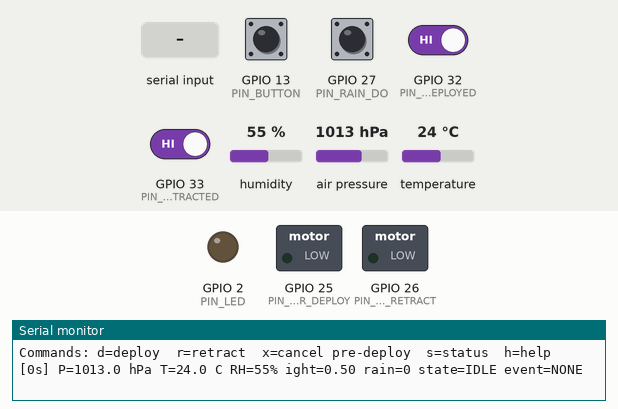
Simulated run of this sketch. Board: ESP32. Shown: switched loads named in the sketch (green lamp = pin HIGH), output pins drawn as LEDs (lit = HIGH), the last lines printed to the serial monitor. Inputs (shaded band) come from the test bench; at power-on: GPIO 13 (PIN_BUTTON), GPIO 27 (PIN_RAIN_DO), GPIO 32 (PIN_LIMIT_DEPLOYED), GPIO 33 (PIN_LIMIT_RETRACTED) HIGH, humidity 55 %, air pressure 1013 hPa, temperature 24 °C. Storage starts empty.

Above: at 1.2 s.
1.3 s: GPIO 13 (PIN_BUTTON) pulled LOW for 0.15 s
At 1.8 s:
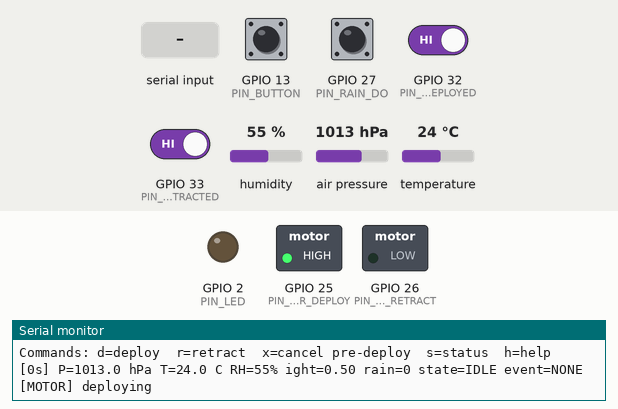
2.9 s: "r" received over Serial
At 3.9 s:
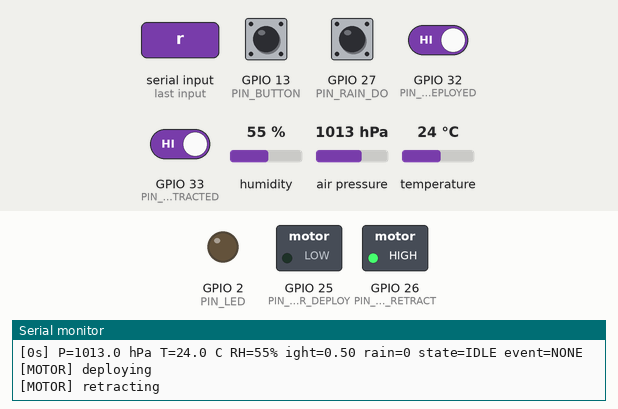
4.4 s: "d" received over Serial
At 5.1 s:
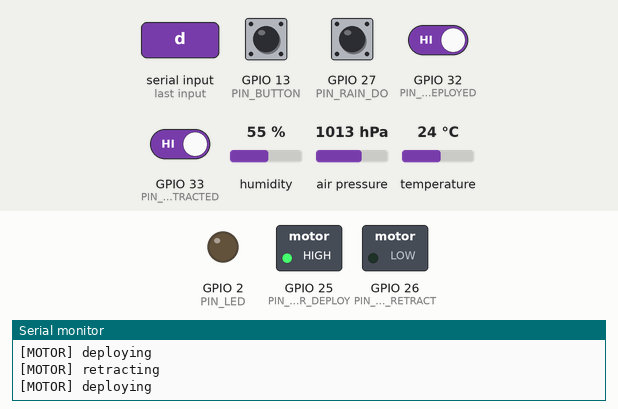
5.9 s: GPIO 32 (PIN_LIMIT_DEPLOYED) driven LOW
At 6.8 s:
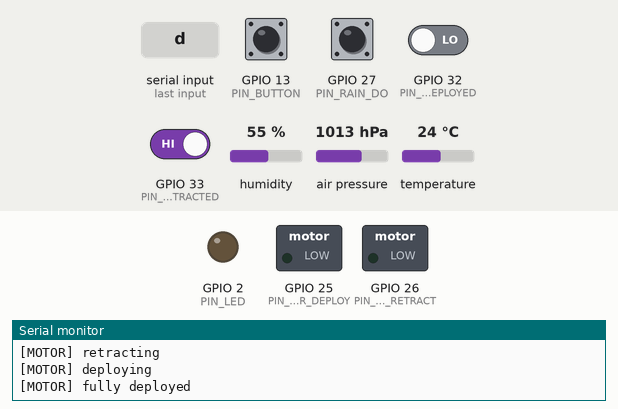
7.4 s: GPIO 13 (PIN_BUTTON) pulled LOW for 1 s
At 8.8 s:
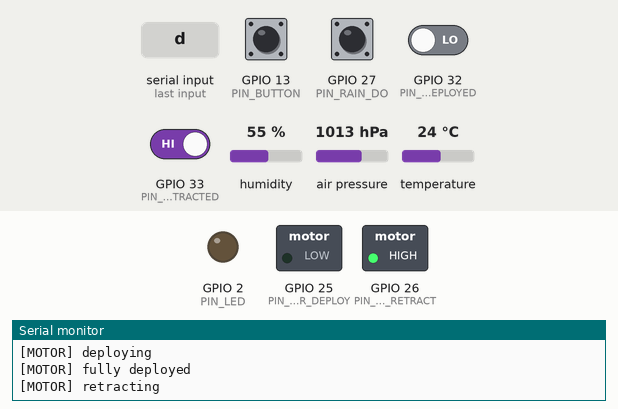
9.9 s: GPIO 33 (PIN_LIMIT_RETRACTED) driven LOW
At 11.0 s:
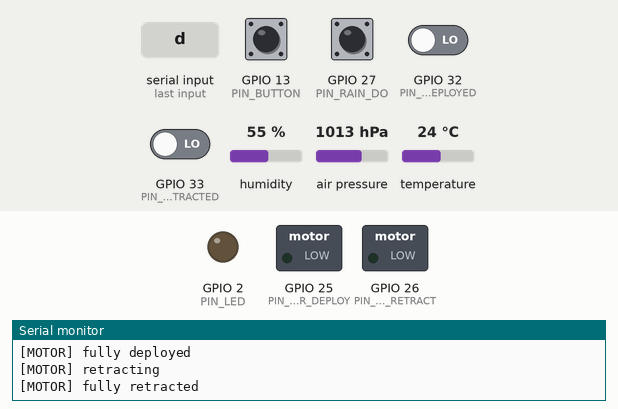
Timing chart, 0 to 12.4 s (numbered marks = the images above; inputs shaded):
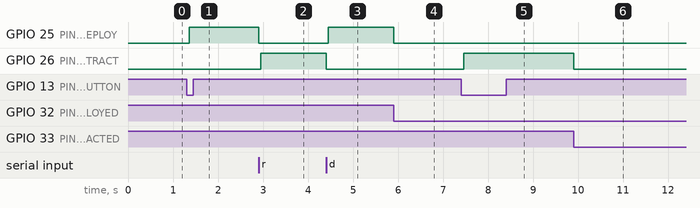

Measured:
- after the input at 1.3 s, GPIO 25 (PIN_MOTOR_DEPLOY): LOW → HIGH after 0.06 s
- after the input at 2.9 s, GPIO 25 (PIN_MOTOR_DEPLOY): HIGH → LOW at once; GPIO 26 (PIN_MOTOR_RETRACT): LOW → HIGH after 0.05 s
- after the input at 4.4 s, GPIO 25 (PIN_MOTOR_DEPLOY): LOW → HIGH after 0.05 s; GPIO 26 (PIN_MOTOR_RETRACT): HIGH → LOW at once
- after the input at 5.9 s, GPIO 25 (PIN_MOTOR_DEPLOY): HIGH → LOW at once
- after the input at 7.4 s, GPIO 26 (PIN_MOTOR_RETRACT): LOW → HIGH after 0.06 s
- after the input at 9.9 s, GPIO 26 (PIN_MOTOR_RETRACT): HIGH → LOW at once

The sketch:

autoshield.ino
```cpp
/*
 * AutoShield -- reference firmware (ESP32, Arduino framework)
 *
 * Implements the offline-first control loop described in the AutoShield paper:
 * 60 s sensor evaluation -> three-stage trigger logic -> limit-switch-guarded
 * motor control -> SPIFFS data logging.
 *
 * NOT included: Bluetooth/WiFi mobile app, WhatsApp (CallMeBot) alerts,
 * OpenWeatherMap integration. notifyFarmer() is the hook for those.
 * Manual control is available over Serial (115200 baud): see printHelp().
 *
 * Libraries: "DHT sensor library" + "Adafruit Unified Sensor" + "Adafruit BMP280 Library".
 * This is a reference implementation: test on the bench with the motor
 * disconnected before connecting a real canopy. Read SAFETY.md first.
 */
#include <Arduino.h>
#include <Wire.h>
#include <SPIFFS.h>
#include <DHT.h>
#include <Adafruit_BMP280.h>
#include "config.h"
#include "trigger_logic.h"

using namespace autoshield;

DHT dht(PIN_DHT, DHT22);
Adafruit_BMP280 bmp;
TriggerLogic logic;

enum class Canopy : uint8_t { Unknown, Retracted, Deployed, Moving };
enum class Motor : uint8_t { Stopped, Deploying, Retracting };

Canopy canopy = Canopy::Unknown;
Motor motor = Motor::Stopped;
uint32_t motorStartedMs = 0;
uint32_t lastEvalMs = 0;
bool bmpOk = false;

// ---------------------------------------------------------------- helpers
const char* eventName(Event e) {
  switch (e) {
    case Event::AlertRaised:     return "ALERT_RAISED";
    case Event::AlertCleared:    return "ALERT_CLEARED";
    case Event::PreDeployNotify: return "PRE_DEPLOY_NOTIFY";
    case Event::Deploy:          return "DEPLOY";
    default:                     return "NONE";
  }
}

const char* stateName(State s) {
  switch (s) {
    case State::Alert:     return "ALERT";
    case State::PreDeploy: return "PRE_DEPLOY";
    case State::Deployed:  return "DEPLOYED";
    default:               return "IDLE";
  }
}

// Hook for BLE / WiFi / WhatsApp (CallMeBot) alerts. Currently prints to Serial.
void notifyFarmer(const char* msg) {
  Serial.printf("[NOTIFY] %s\n", msg);
}

bool limitDeployed()  { return digitalRead(PIN_LIMIT_DEPLOYED)  == LOW; }
bool limitRetracted() { return digitalRead(PIN_LIMIT_RETRACTED) == LOW; }

void logLine(const Reading& r, Event e) {
  File f = SPIFFS.open(LOG_PATH, FILE_APPEND);
  if (!f) return;
  if (f.size() > LOG_MAX_BYTES) {
    f.close();
    SPIFFS.remove(LOG_OLD_PATH);
    SPIFFS.rename(LOG_PATH, LOG_OLD_PATH);
    f = SPIFFS.open(LOG_PATH, FILE_APPEND);
    if (!f) return;
  }
  f.printf("%lu,%.2f,%.2f,%.1f,%.2f,%d,%s,%s\n", (unsigned long)(millis() / 1000UL),
           r.pressure_hpa, r.temp_c, r.humidity_pct, r.light_norm, r.rain_detected ? 1 : 0,
           stateName(logic.state()), eventName(e));
  f.close();
}

// ---------------------------------------------------------------- motor
void motorStop() {
  digitalWrite(PIN_MOTOR_DEPLOY, LOW);
  digitalWrite(PIN_MOTOR_RETRACT, LOW);
  if (motor != Motor::Stopped) {
    motor = Motor::Stopped;
    if (limitDeployed())       canopy = Canopy::Deployed;
    else if (limitRetracted()) canopy = Canopy::Retracted;
    else                       canopy = Canopy::Unknown;
  }
}

void motorStart(Motor dir) {
  if (dir == Motor::Deploying && limitDeployed())   { canopy = Canopy::Deployed;  return; }
  if (dir == Motor::Retracting && limitRetracted()) { canopy = Canopy::Retracted; return; }
  motorStop();
  delay(50);  // dead time before reversing direction
  digitalWrite(dir == Motor::Deploying ? PIN_MOTOR_DEPLOY : PIN_MOTOR_RETRACT, HIGH);
  motor = dir;
  canopy = Canopy::Moving;
  motorStartedMs = millis();
  Serial.println(dir == Motor::Deploying ? "[MOTOR] deploying" : "[MOTOR] retracting");
}

void motorService() {
  if (motor == Motor::Stopped) return;
  if (motor == Motor::Deploying && limitDeployed()) {
    motorStop(); Serial.println("[MOTOR] fully deployed");
  } else if (motor == Motor::Retracting && limitRetracted()) {
    motorStop(); Serial.println("[MOTOR] fully retracted");
    logic.retracted();
  } else if (millis() - motorStartedMs > MOTOR_MAX_RUN_MS) {
    motorStop();
    Serial.println("[FAULT] motor timeout: limit switch not reached");
    notifyFarmer("FAULT: canopy motor timed out. Check mechanism.");
  }
}

// ---------------------------------------------------------------- sensing
bool readSensors(Reading& r) {
  float t = dht.readTemperature();
  float h = dht.readHumidity();
  float p = bmpOk ? bmp.readPressure() / 100.0f : NAN;
  if (isnan(t) || isnan(h) || isnan(p)) return false;
  float light = analogRead(PIN_LDR_AO) / 4095.0f;
  if (LDR_INVERT) light = 1.0f - light;
  bool wet = digitalRead(PIN_RAIN_DO) == (RAIN_ACTIVE_LOW ? LOW : HIGH);
  r = {p, t, h, light, wet};
  return true;
}

void evaluate() {
  Reading r;
  if (!readSensors(r)) {
    Serial.println("[WARN] sensor read failed; skipping cycle");
    return;
  }
  Event e = logic.step(r);
  Serial.printf("[%lus] P=%.1f hPa T=%.1f C RH=%.0f%% light=%.2f rain=%d state=%s event=%s\n",
                (unsigned long)(millis() / 1000UL), r.pressure_hpa, r.temp_c, r.humidity_pct,
                r.light_norm, r.rain_detected, stateName(logic.state()), eventName(e));
  logLine(r, e);
  switch (e) {
    case Event::AlertRaised:     notifyFarmer("Alert: rain conditions developing."); break;
    case Event::PreDeployNotify: notifyFarmer("Canopy will deploy in 2 minutes. Press button / send 'x' to cancel."); break;
    case Event::Deploy:          notifyFarmer("Deploying canopy."); motorStart(Motor::Deploying); break;
    default: break;
  }
}

// ---------------------------------------------------------------- user input
void printHelp() {
  Serial.println("Commands: d=deploy  r=retract  x=cancel pre-deploy  s=status  h=help");
}

void manualToggle() {
  if (logic.cancel()) { Serial.println("[USER] pre-deployment cancelled"); return; }
  if (canopy == Canopy::Deployed || motor == Motor::Deploying) motorStart(Motor::Retracting);
  else motorStart(Motor::Deploying);
}

void handleSerial() {
  while (Serial.available()) {
    switch (Serial.read()) {
      case 'd': motorStart(Motor::Deploying);  break;
      case 'r': motorStart(Motor::Retracting); break;
      case 'x': Serial.println(logic.cancel() ? "[USER] cancelled" : "[USER] nothing to cancel"); break;
      case 's': Serial.printf("state=%s canopy=%d motor=%d\n", stateName(logic.state()), (int)canopy, (int)motor); break;
      case 'h': printHelp(); break;
      default: break;
    }
  }
}

void handleButton() {
  static bool last = HIGH;
  static uint32_t changedMs = 0;
  bool now = digitalRead(PIN_BUTTON);
  if (now != last && millis() - changedMs > DEBOUNCE_MS) {
    changedMs = millis();
    last = now;
    if (now == LOW) manualToggle();
  }
}

// ---------------------------------------------------------------- Arduino entry points
void setup() {
  Serial.begin(115200);
  pinMode(PIN_MOTOR_DEPLOY, OUTPUT);
  pinMode(PIN_MOTOR_RETRACT, OUTPUT);
  digitalWrite(PIN_MOTOR_DEPLOY, LOW);
  digitalWrite(PIN_MOTOR_RETRACT, LOW);
  pinMode(PIN_LIMIT_DEPLOYED, INPUT_PULLUP);
  pinMode(PIN_LIMIT_RETRACTED, INPUT_PULLUP);
  pinMode(PIN_BUTTON, INPUT_PULLUP);
  pinMode(PIN_RAIN_DO, INPUT);
  pinMode(PIN_LED, OUTPUT);

  Wire.begin(PIN_I2C_SDA, PIN_I2C_SCL);
  bmpOk = bmp.begin(BMP280_I2C_ADDR);
  if (!bmpOk) Serial.println("[ERROR] BMP280 not found - check wiring/address");
  dht.begin();
  if (!SPIFFS.begin(true)) Serial.println("[ERROR] SPIFFS mount failed");

  if (limitDeployed())       canopy = Canopy::Deployed;
  else if (limitRetracted()) canopy = Canopy::Retracted;

  Serial.println("AutoShield reference firmware v1.0.0");
  Serial.println("Note: trigger logic needs ~30 minutes of readings before Stage 1 can fire.");
  printHelp();
  lastEvalMs = millis() - EVAL_INTERVAL_MS;  // evaluate immediately on boot
}

void loop() {
  handleSerial();
  handleButton();
  motorService();
  if (millis() - lastEvalMs >= EVAL_INTERVAL_MS) {
    lastEvalMs += EVAL_INTERVAL_MS;
    evaluate();
  }
  digitalWrite(PIN_LED, logic.state() == State::Idle ? LOW : HIGH);
  delay(10);
}
```

trigger_logic.h
```cpp
// AutoShield three-stage rainfall trigger logic (hardware independent).
//
// Implements Section 4.2 of the AutoShield paper. This header has no Arduino
// dependencies so it can be unit-tested on a PC (see firmware/test/).
//
// One call to TriggerLogic::step() corresponds to one 60-second evaluation
// cycle, so every time window below is expressed in cycles (1 cycle = 60 s).
#pragma once
#include <stdint.h>

namespace autoshield {

struct Config {
  // Stage 1 (Alert) -- values from the paper
  float    pressure_drop_hpa      = 2.0f;   // drop over the window below
  uint8_t  pressure_window_cycles = 30;     // 30 minutes
  float    humidity_pct           = 80.0f;  // RH must exceed this
  float    ldr_cloud_threshold    = 0.40f;  // normalised light (0=dark,1=bright) below this = cloudy
  bool     use_ldr                = true;
  // Stage 2 (Deploy) -- values from the paper
  float    temp_drop_c            = 1.5f;   // drop over the window below
  uint8_t  temp_window_cycles     = 15;     // 15 minutes
  uint16_t predeploy_cycles       = 2;      // 2-minute farmer notification; 0 = deploy immediately
  // ASSUMPTIONS (not specified in the paper -- tune with field data)
  uint8_t  stage1_persist_cycles  = 3;      // consecutive Stage-1 cycles that count as "persisting"
  uint16_t cancel_lockout_cycles  = 30;     // suppress re-trigger after a farmer cancels
};

struct Reading {
  float pressure_hpa;
  float temp_c;
  float humidity_pct;
  float light_norm;     // 0.0 (dark) .. 1.0 (bright)
  bool  rain_detected;  // rain sensor (FC-37) fired
};

enum class State : uint8_t { Idle, Alert, PreDeploy, Deployed };
enum class Event : uint8_t { None, AlertRaised, AlertCleared, PreDeployNotify, Deploy };

class TriggerLogic {
 public:
  static const uint8_t kMaxPressureBuf = 61;  // supports windows up to 60 cycles
  static const uint8_t kMaxTempBuf     = 61;

  explicit TriggerLogic(const Config& cfg = Config()) : cfg_(cfg) { reset(); }

  void reset() {
    state_ = State::Idle;
    p_n_ = t_n_ = p_i_ = t_i_ = 0;
    persist_ = 0; countdown_ = 0; lockout_ = 0;
  }

  State state() const { return state_; }

  // Call once every 60 s with the latest sensor reading.
  Event step(const Reading& r) {
    push(p_buf_, p_i_, p_n_, psize(), r.pressure_hpa);
    push(t_buf_, t_i_, t_n_, tsize(), r.temp_c);

    if (state_ == State::Deployed) return Event::None;  // Stage 3: hold until manual retract
    if (state_ == State::PreDeploy) {
      if (countdown_ > 0) --countdown_;
      if (countdown_ == 0) { state_ = State::Deployed; return Event::Deploy; }
      return Event::None;
    }
    if (lockout_ > 0) { --lockout_; return Event::None; }

    const bool warm   = (p_n_ >= psize()) && (t_n_ >= tsize());
    const float p_old = p_buf_[p_i_];  // oldest sample (window cycles ago)
    const float t_old = t_buf_[t_i_];
    const bool stage1 = warm &&
        (p_old - r.pressure_hpa) > cfg_.pressure_drop_hpa &&
        r.humidity_pct > cfg_.humidity_pct &&
        (!cfg_.use_ldr || r.light_norm < cfg_.ldr_cloud_threshold);
    const bool temp_drop = warm && (t_old - r.temp_c) > cfg_.temp_drop_c;

    if (state_ == State::Idle) {
      if (r.rain_detected) return begin_deploy();
      if (stage1) { state_ = State::Alert; persist_ = 1; return Event::AlertRaised; }
      return Event::None;
    }
    // State::Alert
    if (stage1) { if (persist_ < 255) ++persist_; } else { persist_ = 0; }
    // Interpretation: (Stage 1 persists AND temperature drop) OR rain detected.
    if ((persist_ >= cfg_.stage1_persist_cycles && temp_drop) || r.rain_detected)
      return begin_deploy();
    if (!stage1) { state_ = State::Idle; return Event::AlertCleared; }
    return Event::None;
  }

  // Farmer cancels during the pre-deployment countdown. Returns true if cancelled.
  bool cancel() {
    if (state_ != State::PreDeploy) return false;
    state_ = State::Idle; persist_ = 0; countdown_ = 0;
    lockout_ = cfg_.cancel_lockout_cycles;
    return true;
  }

  // Call after the canopy has been manually retracted (leaves Stage 3 hold).
  void retracted() { if (state_ == State::Deployed) { state_ = State::Idle; persist_ = 0; } }

 private:
  Event begin_deploy() {
    persist_ = 0;
    if (cfg_.predeploy_cycles == 0) { state_ = State::Deployed; return Event::Deploy; }
    state_ = State::PreDeploy; countdown_ = cfg_.predeploy_cycles;
    return Event::PreDeployNotify;
  }
  uint8_t psize() const { return cfg_.pressure_window_cycles + 1; }
  uint8_t tsize() const { return cfg_.temp_window_cycles + 1; }
  static void push(float* buf, uint8_t& idx, uint8_t& n, uint8_t size, float v) {
    buf[idx] = v; idx = (idx + 1) % size; if (n < size) ++n;
  }

  Config   cfg_;
  State    state_;
  float    p_buf_[kMaxPressureBuf];
  float    t_buf_[kMaxTempBuf];
  uint8_t  p_n_, t_n_, p_i_, t_i_;
  uint8_t  persist_;
  uint16_t countdown_, lockout_;
};

}  // namespace autoshield
```

config.h
```cpp
// AutoShield hardware configuration -- ESP32 DevKit V1.
// Edit this file to match your wiring. See docs/hardware-guide.md.
#pragma once

// ---- Pin map (ADC1 pins only for analog inputs: ADC2 is unusable while WiFi is on) ----
#define PIN_DHT            4    // DHT22 data
#define PIN_I2C_SDA        21   // BMP280
#define PIN_I2C_SCL        22   // BMP280
#define PIN_RAIN_DO        27   // FC-37 digital output
#define PIN_LDR_AO         35   // LDR module analog output (ADC1_CH7)
#define PIN_MOTOR_DEPLOY   25   // driver input: spools canopy out (L298N IN1 / BTS7960 RPWM)
#define PIN_MOTOR_RETRACT  26   // driver input: spools canopy in  (L298N IN2 / BTS7960 LPWM)
#define PIN_LIMIT_DEPLOYED  32  // limit switch, closes at fully deployed (to GND)
#define PIN_LIMIT_RETRACTED 33  // limit switch, closes at fully retracted (to GND)
#define PIN_BUTTON         13   // manual override push button (to GND)
#define PIN_LED            2    // on-board status LED

// ---- Sensor polarity ----
#define BMP280_I2C_ADDR    0x76 // 0x77 on some modules
#define RAIN_ACTIVE_LOW    true // FC-37 module pulls DO low when wet
#define LDR_INVERT         false // set true if your module reads HIGH when dark

// ---- Timing ----
#define EVAL_INTERVAL_MS   60000UL  // sensor evaluation cycle (paper: 60 s)
#define MOTOR_MAX_RUN_MS   180000UL // safety cut-off if a limit switch is never reached
#define DEBOUNCE_MS        40

// ---- Data logging (SPIFFS) ----
#define LOG_PATH           "/log.csv"
#define LOG_OLD_PATH       "/log.old.csv"
#define LOG_MAX_BYTES      200000
```
